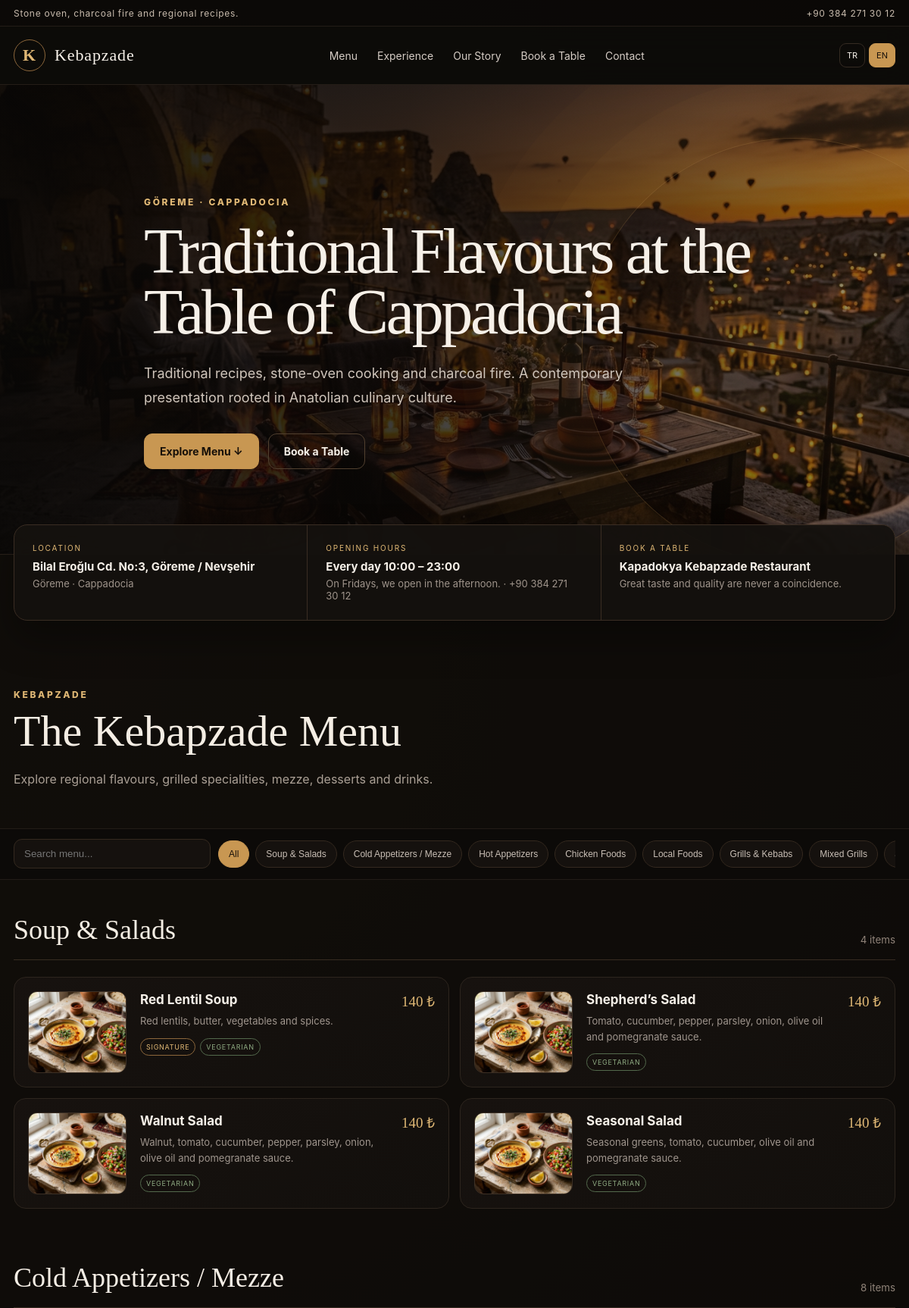
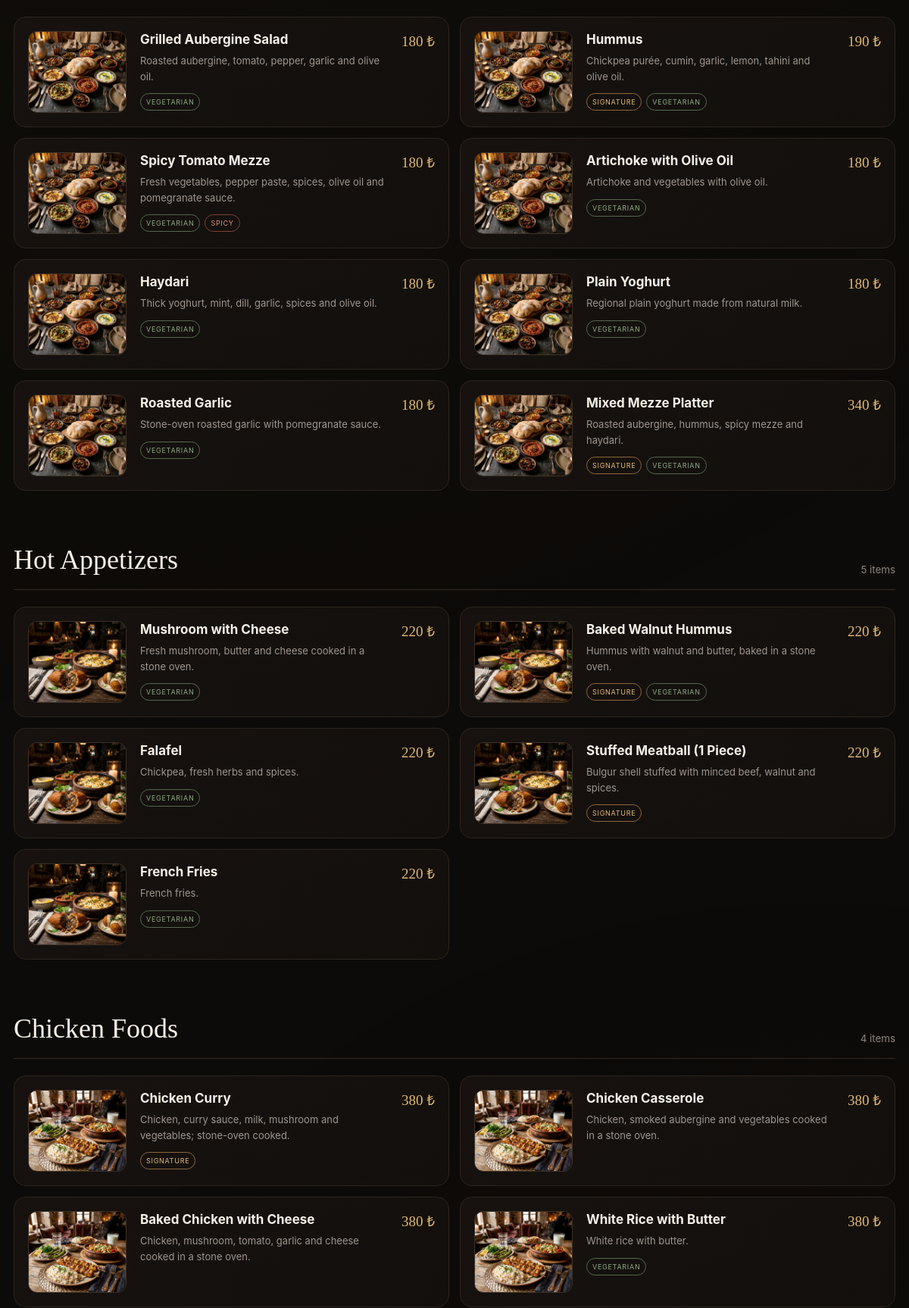
Page /restaurant.php?lang=en (upper part) on the committed database (2 pictures, top to bottom).
### tables this page shows
CREATE TABLE `settings` (
  `key` varchar(120) NOT NULL,
  `value` text,
  PRIMARY KEY (`key`)
);

CREATE TABLE `categories` (
  `id` int unsigned NOT NULL AUTO_INCREMENT,
  `name_tr` varchar(160) NOT NULL,
  `name_en` varchar(160) DEFAULT NULL,
  `slug` varchar(190) NOT NULL,
  `description_tr` text,
  `description_en` text,
  `image_path` varchar(255) DEFAULT NULL,
  `sort_order` int NOT NULL DEFAULT '0',
  `is_active` tinyint(1) NOT NULL DEFAULT '1',
  `created_at` timestamp NULL DEFAULT CURRENT_TIMESTAMP,
  `updated_at` timestamp NULL DEFAULT CURRENT_TIMESTAMP ON UPDATE CURRENT_TIMESTAMP,
  PRIMARY KEY (`id`),
  UNIQUE KEY `slug` (`slug`),
  KEY `idx_cat_sort` (`is_active`,`sort_order`)
);

CREATE TABLE `items` (
  `id` int unsigned NOT NULL AUTO_INCREMENT,
  `category_id` int unsigned NOT NULL,
  `name_tr` varchar(190) NOT NULL,
  `name_en` varchar(190) DEFAULT NULL,
  `description_tr` text,
  `description_en` text,
  `price` decimal(10,2) DEFAULT NULL,
  `price_note_tr` varchar(255) DEFAULT NULL,
  `price_note_en` varchar(255) DEFAULT NULL,
  `image_path` varchar(255) DEFAULT NULL,
  `is_active` tinyint(1) NOT NULL DEFAULT '1',
  `is_featured` tinyint(1) NOT NULL DEFAULT '0',
  `is_vegetarian` tinyint(1) NOT NULL DEFAULT '0',
  `is_spicy` tinyint(1) NOT NULL DEFAULT '0',
  `sort_order` int NOT NULL DEFAULT '0',
  `created_at` timestamp NULL DEFAULT CURRENT_TIMESTAMP,
  `updated_at` timestamp NULL DEFAULT CURRENT_TIMESTAMP ON UPDATE CURRENT_TIMESTAMP,
  PRIMARY KEY (`id`),
  KEY `idx_item_cat` (`category_id`,`is_active`,`sort_order`),
  CONSTRAINT `fk_items_category` FOREIGN KEY (`category_id`) REFERENCES `categories` (`id`) ON DELETE CASCADE
);

### app/functions.php (called while the page is built, shortened)
<?php
function e(?string $value): string {
    return htmlspecialchars((string)$value, ENT_QUOTES | ENT_SUBSTITUTE, 'UTF-8');
}
function base_url(string $path = ''): string {
    global $config;
    $base = rtrim((string)($config['app']['base_url'] ?? ''), '/');
    if ($base === '') {
        $protoHeader = trim(explode(',', (string)($_SERVER['HTTP_X_FORWARDED_PROTO'] ?? ''))[0] ?? '');
        $proto = strtolower($protoHeader) === 'https' || (!empty($_SERVER['HTTPS']) && $_SERVER['HTTPS'] !== 'off') ? 'https' : 'http';
        $hostHeader = trim(explode(',', (string)($_SERVER['HTTP_X_FORWARDED_HOST'] ?? $_SERVER['HTTP_HOST'] ?? ''))[0] ?? '');
        if ($hostHeader !== '' && preg_match('/^[A-Za-z0-9.-]+(?::[0-9]{1,5})?$/', $hostHeader)) {
            $base = $proto . '://' . $hostHeader;
        }
    }
    if ($path === '') return $base;
    return $base !== '' ? $base . '/' . ltrim($path, '/') : '/' . ltrim($path, '/');
}
function money(?string $value): string {
    $n = (float)$value;
    $dec = floor($n) == $n ? 0 : 2;
    return number_format($n, $dec, ',', '.') . ' ₺';
}
function setting(PDO $pdo, string $key, string $default = ''): string {
    static $cache = [];
    try {
        $q = $pdo->prepare('SELECT value FROM settings WHERE `key` = ? LIMIT 1');
        $q->execute([$key]);
        $v = $q->fetchColumn();
        $cache[$key] = $v === false ? $default : (string)$v;
        return (string)$cache[$key];
    } catch (Throwable $e) {
        return $default;
    }
}
function lang(): string {
    return ($_SESSION['site_lang'] ?? 'tr') === 'en' ? 'en' : 'tr';
}
function image_url(?string $path): string {
    if (!$path) return '';
    return base_url($path);
}

### restaurant.php (the view, shortened to what this page needs)
<?php
require __DIR__ . '/app/bootstrap.php';
$L = lang();
$nameCol = $L === 'en' ? 'name_en' : 'name_tr';
$descCol = $L === 'en' ? 'description_en' : 'description_tr';
$cats = $pdo->query('SELECT * FROM categories WHERE is_active=1 ORDER BY sort_order,id')->fetchAll();
$itemQ = $pdo->prepare('SELECT * FROM items WHERE category_id=? AND is_active=1 ORDER BY sort_order,id');
$restaurant = setting($pdo,'restaurant_name','Kapadokya Kebapzade Restaurant');
$heroTitle = setting($pdo, $L === 'en' ? 'hero_title_en' : 'hero_title_tr', 'Kapadokya Kebapzade');
$tagline = setting($pdo, $L === 'en' ? 'tagline_en' : 'tagline_tr');
$announcement = setting($pdo, $L === 'en' ? 'announcement_en' : 'announcement_tr');
$hours = setting($pdo, $L === 'en' ? 'hours_en' : 'hours_tr');
$fridayNotice = trim(setting($pdo, $L === 'en' ? 'friday_notice_en' : 'friday_notice_tr'));
$address = setting($pdo,'address');
$phone = setting($pdo,'phone');
$email = setting($pdo,'email');
$whatsapp = preg_replace('/\D+/', '', setting($pdo,'whatsapp'));
$maps = setting($pdo,'maps_url');
$instagram = trim(setting($pdo,'instagram'));
$heroImage = image_url(setting($pdo,'hero_image'));
$reservationEnabled = setting($pdo,'reservation_enabled','1') === '1';
$priceRange = setting($pdo,'price_range','₺₺');
$base = rtrim(base_url(''), '/');
$canonical = $base . '/';
$schema = [
 '@context'=>'https://schema.org','@type'=>'Restaurant','name'=>$restaurant,'url'=>$canonical,'telephone'=>$phone,
 'email'=>$email,'priceRange'=>$priceRange,'servesCuisine'=>['Turkish','Anatolian','Kebab'],
 'address'=>['@type'=>'PostalAddress','streetAddress'=>$address,'addressLocality'=>'Göreme','addressRegion'=>'Nevşehir','addressCountry'=>'TR']
];
if ($instagram) $schema['sameAs']=[$instagram];
if ($heroImage) $schema['image']=$heroImage;
?>
<!doctype html>
<html lang="<?=$L?>">
<head>
<link rel="stylesheet" href="<?=e(base_url('/assets/css/site.css'))?>"><script type="application/ld+json"><?=json_encode($schema,JSON_UNESCAPED_UNICODE|JSON_UNESCAPED_SLASHES)?></script>
</head>
<body>
<div class="topbar"><div class="wrap"><span><?=e($announcement)?></span><span><?=e($phone)?></span></div></div>
<nav class="nav"><div class="wrap nav-in"><a class="brand" href="<?=e(base_url('/'))?>"><span class="brand-mark">K</span><span>Kebapzade</span></a>
<div class="navlinks"><a href="#menu"><?=$t['menu']?></a><a href="#experience"><?=$t['services']?></a><a href="#story"><?=$t['story']?></a><?php if($reservationEnabled):?><a href="#reservation"><?=$t['reserve']?></a><?php endif;?><a href="#contact"><?=$t['contact']?></a></div>
<div class="langs"><a class="<?=$L==='tr'?'active':''?>" href="?lang=tr">TR</a><a class="<?=$L==='en'?'active':''?>" href="?lang=en">EN</a></div></div></nav>
<header class="hero <?= $heroImage ? 'has-photo' : '' ?>" <?php if($heroImage):?>style="--hero-image:url('<?=e($heroImage)?>')"<?php endif;?>>
 <div class="wrap hero-content"><div class="eyebrow"><?=$t['eyebrow']?></div><h1><?=e($heroTitle)?></h1><p><?=e($t['heroP'])?></p>
 <div class="actions"><a class="btn btn-primary" href="#menu"><?=$t['viewMenu']?> ↓</a><?php if($reservationEnabled):?><a class="btn" href="#reservation"><?=$t['reserve']?></a><?php elseif($phone):?><a class="btn" href="tel:<?=e(preg_replace('/[^\d+]/','',$phone))?>"><?=$t['call']?></a><?php endif;?></div></div>
</header>
<div class="quick"><div class="wrap quick-grid">
<a class="quick-item" <?= $maps ? 'href="'.e($maps).'" target="_blank" rel="noopener"' : ''?>><small><?=$t['location']?></small><strong><?=e($address)?></strong><span>Göreme · Cappadocia</span></a>
<div class="quick-item"><small><?=$t['hours']?></small><strong><?=e($hours)?></strong><span><?=e($fridayNotice)?> · <?=e($phone)?></span></div>
<a class="quick-item" href="<?= $reservationEnabled?'#reservation':('tel:'.e(preg_replace('/[^\d+]/','',$phone))) ?>"><small><?=e($t['reserve'])?></small><strong><?=e($restaurant)?></strong><span><?=e($tagline)?></span></a>
</div></div>
<section class="section" id="menu"><div class="wrap"><div class="section-head"><div><div class="eyebrow">Kebapzade</div><h2><?=$t['menuTitle']?></h2><p class="section-intro"><?=$t['menuIntro']?></p></div></div></div>
<div class="menu-tools"><div class="wrap menu-row"><input class="search" data-search type="search" placeholder="<?=e($t['search'])?>" aria-label="<?=e($t['search'])?>"><div class="chips"><button class="chip active" data-filter="all"><?=$t['all']?></button><?php foreach($cats as $c): ?><button class="chip" data-filter="<?=e($c['slug'])?>"><?=e($c[$nameCol] ?: $c['name_tr'])?></button><?php endforeach; ?></div></div></div>
<div class="wrap" style="padding-top:45px">
<?php foreach($cats as $cat): $itemQ->execute([$cat['id']]); $menuItems=$itemQ->fetchAll(); ?>
<section class="category" id="cat-<?=e($cat['slug'])?>" data-category="<?=e($cat['slug'])?>"><div class="cat-head"><h3><?=e($cat[$nameCol] ?: $cat['name_tr'])?></h3><small><?=count($menuItems)?> <?=$L==='en'?'items':'ürün'?></small></div>
<?php if(!$menuItems): ?><div class="empty"><?=$L==='en'?'No active items in this category.':'Bu kategoride aktif ürün bulunmuyor.'?></div><?php endif;?><div class="items">
<?php foreach($menuItems as $item): $varQ->execute([$item['id']]);$variants=$varQ->fetchAll();$iname=$item[$nameCol]?:$item['name_tr'];$idesc=$item[$descCol]?:$item['description_tr'];$searchText=$item['name_tr'].' '.$item['name_en'].' '.$item['description_tr'].' '.$item['description_en'];$img=image_url($item['image_path']); ?>
<article class="item <?=$img?'with-image':''?>" data-item data-search="<?=e($searchText)?>"><?php if($img):?><img class="item-img" src="<?=e($img)?>" alt="<?=e($iname)?>" loading="lazy"><?php endif;?><div><h4><?=e($iname)?></h4><?php if($idesc):?><p><?=e($idesc)?></p><?php endif;?><div class="badges"><?php if($item['is_featured']):?><span class="badge featured"><?=$t['featured']?></span><?php endif;?><?php if($item['is_vegetarian']):?><span class="badge veg"><?=$t['veg']?></span><?php endif;?><?php if($item['is_spicy']):?><span class="badge spicy"><?=$t['spicy']?></span><?php endif;?></div>
</div><div class="price"><?=e(money($item['price']))?></div></article>
<?php endforeach;?></div></section><?php endforeach;?></div></section>
<script src="<?=e(base_url('/assets/js/site.js'))?>"></script></body></html>

### rows in the picture
settings: value (picture)
categories: name_en "Soup & Salads", count($menuItems) "4"
categories: name_en "Cold Appetizers / Mezze", count($menuItems) "8"
categories: name_en "Hot Appetizers", count($menuItems) "5"
categories: name_en "Chicken Foods", count($menuItems) "4"
categories: name_en "Local Foods"
categories: name_en "Grills & Kebabs"
categories: name_en "Mixed Grills"
items: image_path (picture), name_en "Red Lentil Soup", description_en "Red lentils, butter, vegetables and spices.", price "140 ₺"
items: image_path (picture), name_en "Shepherd’s Salad", description_en "Tomato, cucumber, pepper, parsley, onion, olive oil and pomegranate sauce.", price "140 ₺"
items: image_path (picture), name_en "Walnut Salad", description_en "Walnut, tomato, cucumber, pepper, parsley, onion, olive oil and pomegranate sauce.", price "140 ₺"
items: image_path (picture), name_en "Seasonal Salad", description_en "Seasonal greens, tomato, cucumber, olive oil and pomegranate sauce.", price "140 ₺"
items: image_path (picture), name_en "Grilled Aubergine Salad", description_en "Roasted aubergine, tomato, pepper, garlic and olive oil.", price "180 ₺"
items: image_path (picture), name_en "Hummus", description_en "Chickpea purée, cumin, garlic, lemon, tahini and olive oil.", price "190 ₺"
items: image_path (picture), name_en "Spicy Tomato Mezze", description_en "Fresh vegetables, pepper paste, spices, olive oil and pomegranate sauce.", price "180 ₺"
items: image_path (picture), name_en "Artichoke with Olive Oil", description_en "Artichoke and vegetables with olive oil.", price "180 ₺"
items: image_path (picture), name_en "Haydari", description_en "Thick yoghurt, mint, dill, garlic, spices and olive oil.", price "180 ₺"
items: image_path (picture), name_en "Plain Yoghurt", description_en "Regional plain yoghurt made from natural milk.", price "180 ₺"
items: image_path (picture), name_en "Roasted Garlic", description_en "Stone-oven roasted garlic with pomegranate sauce.", price "180 ₺"
items: image_path (picture), name_en "Mixed Mezze Platter", description_en "Roasted aubergine, hummus, spicy mezze and haydari.", price "340 ₺"
items: image_path (picture), name_en "Mushroom with Cheese", description_en "Fresh mushroom, butter and cheese cooked in a stone oven.", price "220 ₺"
items: image_path (picture), name_en "Baked Walnut Hummus", description_en "Hummus with walnut and butter, baked in a stone oven.", price "220 ₺"
items: image_path (picture), name_en "Falafel", description_en "Chickpea, fresh herbs and spices.", price "220 ₺"
items: image_path (picture), name_en "Stuffed Meatball (1 Piece)", description_en "Bulgur shell stuffed with minced beef, walnut and spices.", price "220 ₺"
items: image_path (picture), name_en "French Fries", description_en "French fries.", price "220 ₺"
items: image_path (picture), name_en "Chicken Curry", description_en "Chicken, curry sauce, milk, mushroom and vegetables; stone-oven cooked.", price "380 ₺"
items: image_path (picture), name_en "Chicken Casserole", description_en "Chicken, smoked aubergine and vegetables cooked in a stone oven.", price "380 ₺"
items: image_path (picture), name_en "Baked Chicken with Cheese", description_en "Chicken, mushroom, tomato, garlic and cheese cooked in a stone oven.", price "380 ₺"
items: image_path (picture), name_en "White Rice with Butter", description_en "White rice with butter.", price "380 ₺"

### other values in the picture
$announcement "Stone oven, charcoal fire and regional recipes."
$phone "+90 384 271 30 12"
$t['menu'] "Menu"
$t['services'] "Experience"
$t['story'] "Our Story"
$t['reserve'] "Book a Table"
$t['contact'] "Contact"
$t['eyebrow'] "GÖREME · CAPPADOCIA"
$heroTitle "Traditional Flavours at the Table of Cappadocia"
$t['heroP'] "Traditional recipes, stone-oven cooking and charcoal fire. A contemporary presentation rooted in Anatolian culinary culture."
$t['viewMenu'] "Explore Menu"
$t['location'] "LOCATION"
$address "Bilal Eroğlu Cd. No:3, Göreme / Nevşehir"
$t['hours'] "OPENING HOURS"
$hours "Every day 10:00 – 23:00"
